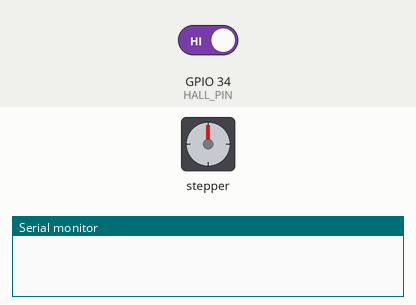
Recording of a sketch running on a simulated ESP32. Parts: stepper motor, the last lines printed to the serial monitor. Inputs (shaded band) come from the test bench; at power-on: GPIO 34 (HALL_PIN) HIGH. Stepper angles assume 2048 steps per turn.

Above: at 0.0 s.
At 1.3 s:
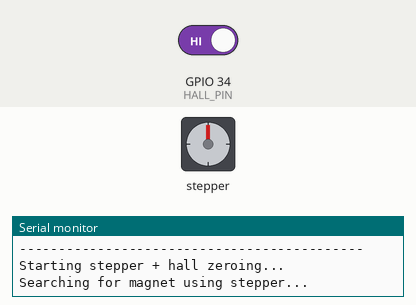
1.4 s: GPIO 34 (HALL_PIN) driven LOW
At 4.8 s:
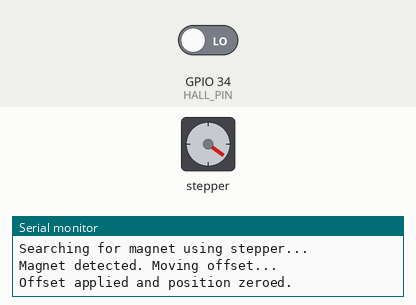
Timing chart, 0 to 6.3 s (numbered marks = the images above; inputs shaded):
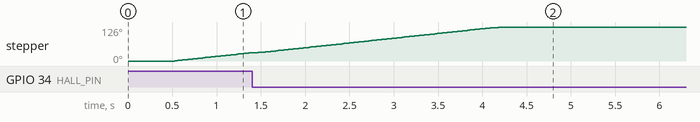

The sketch:

V2011.ino
```cpp
#include <AccelStepper.h>

// --- Pin Definitions ---
#define IN1 5         // Stepper motor coil 1
#define IN2 4         // Stepper motor coil 2
#define IN3 2         // Stepper motor coil 3
#define IN4 15        // Stepper motor coil 4
#define HALL_PIN 34   // Hall effect sensor signal pin

// --- Constants ---
#define MOTOR_SPEED 200            // Motor speed in steps per second
#define OFFSET_STEPS 540           // Stepper steps to move past the magnet before zeroing

// --- Globals ---
AccelStepper stepper(AccelStepper::FULL4WIRE, IN1, IN3, IN2, IN4);

void zeroStepperWithHall() {
  Serial.println("Searching for magnet using stepper...");

  // If magnet is already detected at startup, move forward to clear it
  if (digitalRead(HALL_PIN) == LOW) {
    Serial.println("Magnet detected at startup — moving past it to begin search...");
    stepper.moveTo(512);  // Move forward ~1/8 turn
    while (stepper.distanceToGo() > 0) stepper.run();
  }

  stepper.setSpeed(MOTOR_SPEED);
  while (digitalRead(HALL_PIN) != LOW) {
    stepper.runSpeed();
  }

  Serial.println("Magnet detected. Moving offset...");

  stepper.moveTo(stepper.currentPosition() + OFFSET_STEPS);
  while (stepper.distanceToGo() > 0) {
    stepper.run();
  }

  stepper.setCurrentPosition(0);
  Serial.println("Offset applied and position zeroed.");
  delay(500);
}

void setup() {
  Serial.begin(115200);
  delay(500);
  Serial.println("\n--------------------------------------------");
  Serial.println("Starting stepper + hall zeroing...");

  pinMode(HALL_PIN, INPUT);

  stepper.setMaxSpeed(MOTOR_SPEED);
  stepper.setSpeed(MOTOR_SPEED);
  stepper.setAcceleration(800);

  zeroStepperWithHall();
}

void loop() {
  stepper.runSpeed();
}
```
